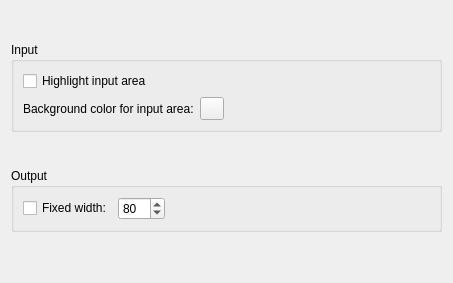
       <widget class="QWidget" name="pageTerminal">
        <property name="sizePolicy">
         <sizepolicy hsizetype="Preferred" vsizetype="Preferred">
          <horstretch>3</horstretch>
          <verstretch>0</verstretch>
         </sizepolicy>
        </property>
        <layout class="QVBoxLayout">
         <item>
          <spacer>
           <property name="orientation">
            <enum>Qt::Vertical</enum>
           </property>
           <property name="sizeHint" stdset="0">
            <size>
             <width>431</width>
             <height>31</height>
            </size>
           </property>
          </spacer>
         </item>
         <item>
          <widget class="QGroupBox" name="groupBox_2">
           <property name="title">
            <string>Input</string>
           </property>
           <layout class="QVBoxLayout">
            <item>
             <widget class="QCheckBox" name="highlightInput">
              <property name="text">
               <string>Highlight input area</string>
              </property>
             </widget>
            </item>
            <item>
             <layout class="QHBoxLayout">
              <item>
               <widget class="QLabel" name="label_17">
                <property name="text">
                 <string>Background color for input area:</string>
                </property>
               </widget>
              </item>
              <item>
               <widget class="QToolButton" name="btnBackground">
                <property name="text">
                 <string/>
                </property>
               </widget>
              </item>
              <item>
               <spacer>
                <property name="orientation">
                 <enum>Qt::Horizontal</enum>
                </property>
                <property name="sizeHint" stdset="0">
                 <size>
                  <width>40</width>
                  <height>20</height>
                 </size>
                </property>
               </spacer>
              </item>
             </layout>
            </item>
           </layout>
          </widget>
         </item>
         <item>
          <spacer>
           <property name="orientation">
            <enum>Qt::Vertical</enum>
           </property>
           <property name="sizeType">
            <enum>QSizePolicy::Fixed</enum>
           </property>
           <property name="sizeHint" stdset="0">
            <size>
             <width>20</width>
             <height>30</height>
            </size>
           </property>
          </spacer>
         </item>
         <item>
          <widget class="QGroupBox" name="groupBox_3">
           <property name="title">
            <string>Output</string>
           </property>
           <layout class="QHBoxLayout">
            <item>
             <widget class="QCheckBox" name="fixedWidth">
              <property name="text">
               <string>Fixed width:</string>
              </property>
             </widget>
            </item>
            <item>
             <widget class="QSpinBox" name="fixedSize">
              <property name="minimum">
               <number>20</number>
              </property>
              <property name="maximum">
               <number>200</number>
              </property>
              <property name="value">
               <number>80</number>
              </property>
             </widget>
            </item>
            <item>
             <spacer>
              <property name="orientation">
               <enum>Qt::Horizontal</enum>
              </property>
              <property name="sizeHint" stdset="0">
               <size>
                <width>40</width>
                <height>20</height>
               </size>
              </property>
             </spacer>
            </item>
           </layout>
          </widget>
         </item>
         <item>
          <spacer>
           <property name="orientation">
            <enum>Qt::Vertical</enum>
           </property>
           <property name="sizeHint" stdset="0">
            <size>
             <width>20</width>
             <height>40</height>
            </size>
           </property>
          </spacer>
         </item>
        </layout>
       </widget>
